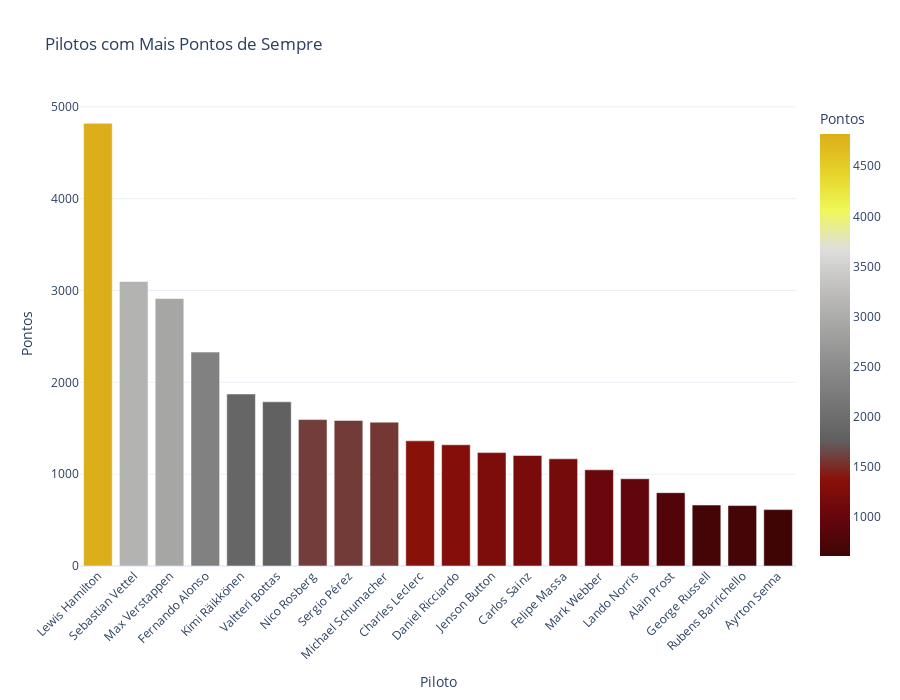

The notebook cell saved with this chart:
### Markdown cell above
- Pilots with most points (all-time)

### Code cell
total_pontos = results.groupby('driverId')['points'].sum().reset_index()

total_pontos = total_pontos.merge(drivers[['driverId', 'forename', 'surname']], on='driverId', how='left')

total_pontos['piloto'] = total_pontos['forename'] + ' ' + total_pontos['surname']

total_pontos = total_pontos.sort_values('points', ascending=False)

top_pilotos = total_pontos.head(20)

fig = px.bar(
    top_pilotos,
    x='piloto',
    y='points',
    title='Pilotos com Mais Pontos de Sempre',
    labels={'piloto': 'Piloto', 'points': 'Pontos'},
    color='points',
    color_continuous_scale='oxy'
)

fig.update_layout(
    xaxis_tickangle=-45,
    height=700,
    template='plotly_white'
)

fig.show()

### Figure 1 — Plotly figure (JSON) as saved in the notebook; plotly's stock layout.template omitted (floating-point values rounded to 4 significant figures)
{"data": [{"hovertemplate": "Piloto=%{x}<br>Pontos=%{marker.color}<extra></extra>", "legendgroup": "", "marker": {"color": [4820.0, 3098.0, 2912.0, 2329.0, 1873.0, 1788.0, 1594.0, 1585.0, 1566.0, 1363.0, 1320.0, 1235.0, 1204.0, 1167.0, 1048.0, 950.0, 798.5, 664.0, 658.0, 614.0], "coloraxis": "coloraxis", "pattern": {"shape": ""}}, "name": "", "orientation": "v", "showlegend": false, "textposition": "auto", "type": "bar", "x": ["Lewis Hamilton", "Sebastian Vettel", "Max Verstappen", "Fernando Alonso", "Kimi Räikkönen", "Valtteri Bottas", "Nico Rosberg", "Sergio Pérez", "Michael Schumacher", "Charles Leclerc", "Daniel Ricciardo", "Jenson Button", "Carlos Sainz", "Felipe Massa", "Mark Webber", "Lando Norris", "Alain Prost", "George Russell", "Rubens Barrichello", "Ayrton Senna"], "xaxis": "x", "y": [4820.0, 3098.0, 2912.0, 2329.0, 1873.0, 1788.0, 1594.0, 1585.0, 1566.0, 1363.0, 1320.0, 1235.0, 1204.0, 1167.0, 1048.0, 950.0, 798.5, 664.0, 658.0, 614.0], "yaxis": "y"}], "layout": {"barmode": "relative", "coloraxis": {"colorbar": {"title": {"text": "Pontos"}}, "colorscale": [[0, "rgb(63, 5, 5)"], [0.09091, "rgb(101, 6, 13)"], [0.1818, "rgb(138, 17, 9)"], [0.2727, "rgb(96, 95, 95)"], [0.3636, "rgb(119, 118, 118)"], [0.4545, "rgb(142, 141, 141)"], [0.5455, "rgb(166, 166, 165)"], [0.6364, "rgb(193, 192, 191)"], [0.7273, "rgb(222, 222, 220)"], [0.8182, "rgb(239, 248, 90)"], [0.9091, "rgb(230, 210, 41)"], [1, "rgb(220, 174, 25)"]]}, "height": 700, "legend": {"tracegroupgap": 0}, "title": {"text": "Pilotos com Mais Pontos de Sempre"}, "xaxis": {"anchor": "y", "domain": [0, 1], "tickangle": -45, "title": {"text": "Piloto"}}, "yaxis": {"anchor": "x", "domain": [0, 1], "title": {"text": "Pontos"}}}}
